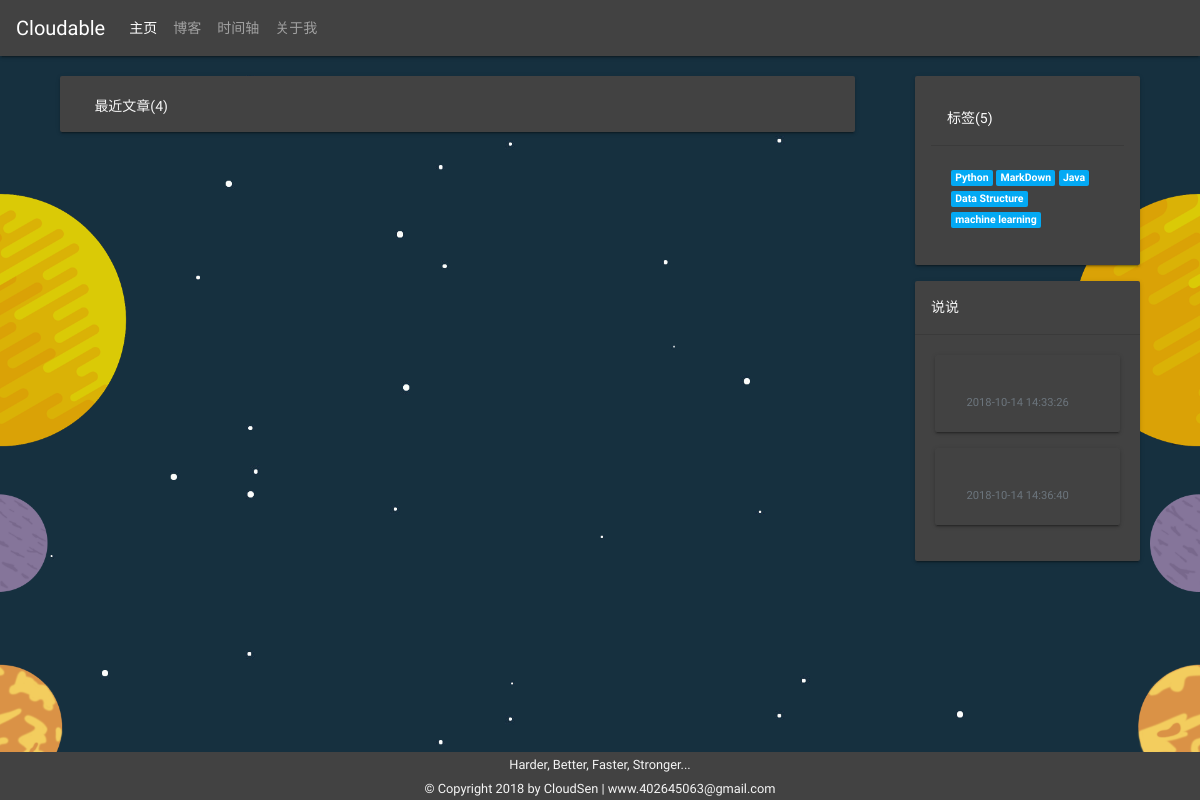
The page /cloudsen_blog/blog/ on the database as committed earlier.
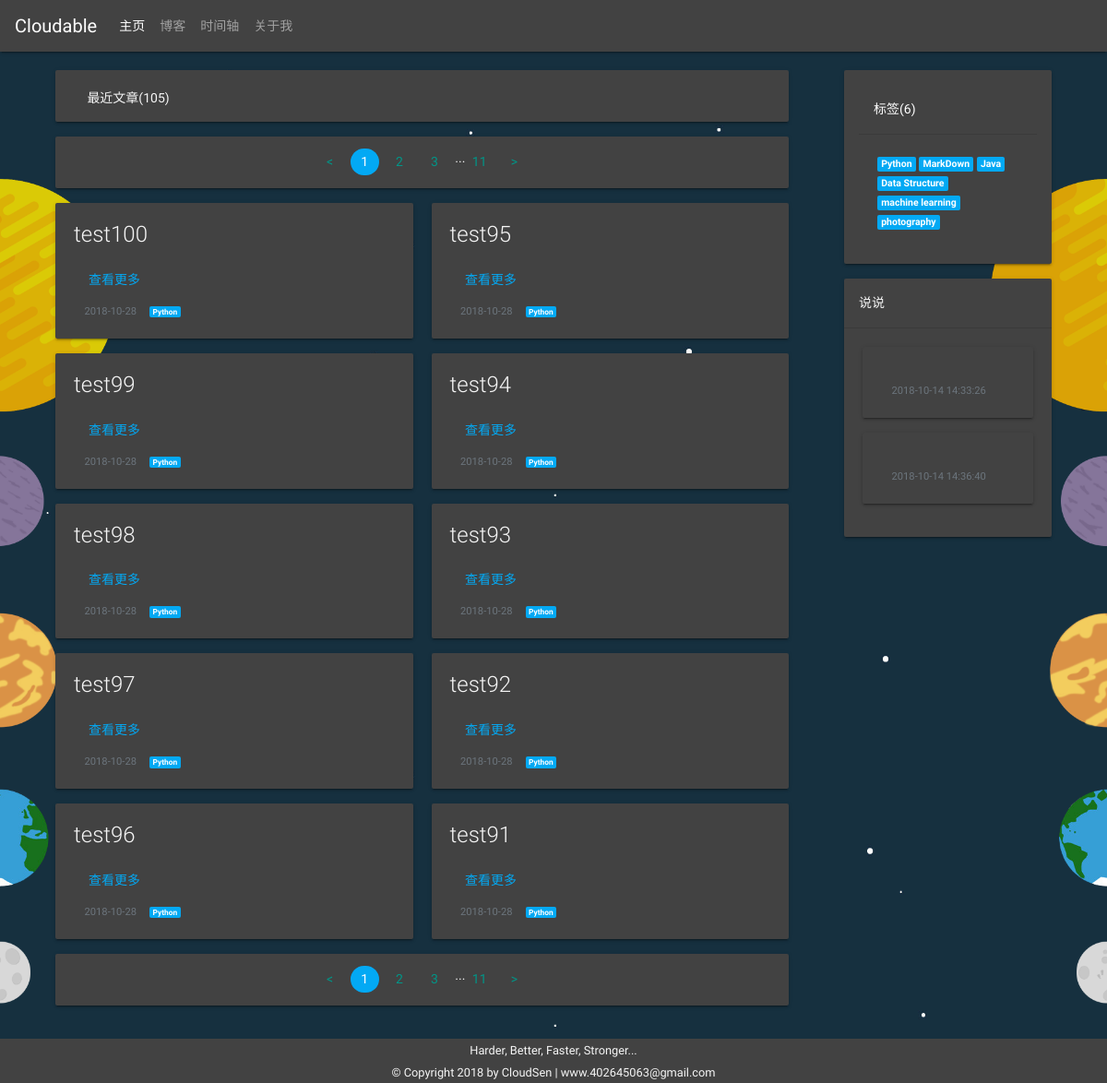
The same page on the database as committed later.
### cloudsen_blog/models.py (models this page shows, shortened)
class Tag(models.Model):
    name = models.CharField(max_length=30)
    description = models.CharField(max_length=200, default='Please input description')
    create_time = models.DateTimeField(auto_now_add=True)
    update_time = models.DateTimeField(auto_now=True)
    is_deleted = models.BooleanField(default=False)

class MyIdea(models.Model):
    author = models.ForeignKey(User, db_constraint=False, on_delete=models.DO_NOTHING)
    content = MarkdownxField()
    create_time = models.DateTimeField(auto_now_add=True)
    update_time = models.DateTimeField(auto_now=True)
    is_deleted = models.BooleanField(default=False)
    @property
    def formatted_markdown(self):
        return markdownify(self.content)

class Article(models.Model):
    COLOR_THEME = [
        ('text-muted', 'gray color'),
        ('text-light', 'white color '),
        ('text-dark', 'black color'),
    ]
    title = models.CharField(max_length=50)
    author = models.ForeignKey(User, db_constraint=False, on_delete=models.DO_NOTHING)
    tag = models.ForeignKey(Tag, db_constraint=False, on_delete=models.DO_NOTHING)
    card_type = models.ForeignKey(CardType, db_constraint=False, on_delete=models.DO_NOTHING)
    preview_pic_url = models.CharField(max_length=500, null=True, blank=True)
    text_color = models.CharField(max_length=30, choices=COLOR_THEME, default='gray')
    content = MarkdownxField()
    summary = MarkdownxField(blank=True, null=True)
    create_time = models.DateTimeField(auto_now_add=True)
    update_time = models.DateTimeField(auto_now=True)
    is_deleted = models.BooleanField(default=False)
    @property
    def formatted_summary(self):
        return markdownify(self.summary)

### cloudsen_blog/views.py (the view)
# urls.py: path('blog/', views.go_blog_page, name='go_blog_page'),
def go_blog_page(request: HttpRequest):
    page_num = request.GET.get('page_num', 1)
    page, page_range = page_latest_2_month_articles(page_num)
    context = {
        'page_range': page_range,
        'page': page,
        'tags': list_all_tags(),
        'ideas': list_all_my_idea()}
    return render(request, 'cloudsen_blog/blog/blog.html', context)

### cloudsen_blog/views.py (called while the page is built)
def page_latest_2_month_articles(page_number: int = 1):
    latest_2_month_date = timezone.now() - timezone.timedelta(days=60)
    latest_articles = models.Article.objects.filter(update_time__gte=latest_2_month_date).order_by('-update_time')
    return paginate_data(latest_articles, 10, page_number)

def list_all_tags():
    return models.Tag.objects.all()

def list_all_my_idea():
    return models.MyIdea.objects.all()

def paginate_data(source_data, per_page: int, page_number: int):
    paginator = Paginator(source_data, per_page)
    page = paginator.get_page(page_number)
    page_range = [x for x in range(page.number - 2, page.number + 3) if 0 < x <= page.paginator.num_pages]
    if page_range[0] - 1 >= 2:
        page_range.insert(0, '...')
    if page.paginator.num_pages - page_range[-1] >= 2:
        page_range.append('...')
    if page_range[0] != 1:
        page_range.insert(0, 1)
    if page_range[-1] != page.paginator.num_pages:
        page_range.append(page.paginator.num_pages)
    return page, page_range

### cloudsen_blog/templates/cloudsen_blog/blog/blog.html (shortened to what this page needs)
{% extends 'cloudsen_blog/common-templates/base.html' %}
{% load staticfiles %}
{% block body %}
    <div class="container">
        <div class="row">
            <article class="col-lg-9 col-md-12 col-sm-12">
                <div class="container">
                    <div class="row mb-3">
                        <div class="col-sm-12">
                            <div class="card bg-dark text-light" style="height: 56px;">
                                <div class="card-body">
                                    <p class="card-title">
                                        <i class="material-icons icon-size-small">&#xE865;</i>
                                        最近文章({{ page.paginator.count }})
                                    </p>
                                </div>
                            </div>
                        </div>
                    </div>
                    {% include 'cloudsen_blog/common-templates/paginator.html' %}
                    {% include 'cloudsen_blog/common-templates/article-card-list.html' %}
                    {% include 'cloudsen_blog/common-templates/paginator.html' %}
                </div>
            </article>
            <aside class="col-lg-3 col-md-12 col-sm-12">
                <div class="container-fluid mb-3">
                    <div class="row mb-3">
                        <div class="col-lg-12 col-md-12 col-sm-12">
                            <div class="card text-white bg-dark p-3" style="width: 100%;">
                                <div class="card-header">标签({{ tags.count }})</div>
                                <div class="card-body">
                                    {% for tag in tags %}
                                        <a href="#" class="badge badge-info">{{ tag.name }}</a>
                                    {% endfor %}
                                </div>
                            </div>
                        </div>
                    </div>
                    <div class="row">
                        <div class="col-lg-12 col-md-12 d-lg-block d-none d-md-none d-sm-none">
                            <div class="card text-light text-left bg-dark mb-3">
                                <div class="card-header">
                                    说说
                                </div>
                                <div class="card-body">
                                    {% for idea in ideas %}
                                        <div class="card bg-dark text-light text-left mb-3">
                                            <div class="card-body">
                                                <p class="card-text">
                                                    <small class="text-muted">
                                                        <i class="material-icons icon-size-small">&#xE192;</i>
                                                        {{ idea.update_time|date:'Y-m-d H:i:s' }}
                                                    </small>
                                                </p>
                                            </div>
                                        </div>
                                    {% endfor %}
                                </div>
                            </div>
                        </div>
                    </div>
                </div>
            </aside>
        </div>
    </div>
{% endblock %}
{% block extension-of-header %}
    <link rel="stylesheet" href="{% static 'cloudsen_blog/css/blog.css' %}"/>
{% endblock %}

### cloudsen_blog/templates/cloudsen_blog/common-templates/base.html (shortened to what this page needs)
{% load staticfiles %}
<!doctype html>
<html lang="en">
<head>
    <link rel="stylesheet"
          href="{% static '/redqueen/css/bootstrap-material-design/bootstrap-material-design.min.css' %}">
    <link rel="stylesheet"
          href="{% static '/redqueen/css/bootstrap-material-design/bootstrap-material-fonts-icons.css' %}">
    <link rel="stylesheet" href="{% static '/cloudsen_blog/css/base.css' %}">
    <link rel="stylesheet" href="{% static '/redqueen/css/markdown/github-markdown.css' %}">
    {% block extension-of-header %}{% endblock %}
</head>
<body>
{% include  'cloudsen_blog/common-templates/header.html' %}
<main class="container-fluid" role="main">
    <div class="row" style="height: 56px;">
        <div class="col-sm-12 col-md-12 col-lg-12"></div>
    </div>
    <div class="row" style="height: 20px;">
        <div class="col-sm-12 col-md-12 col-lg-12">
        </div>
    </div>
    {% block body %}{% endblock %}
    <div class="row" style="height: 20px;">
        <div class="col-sm-12 col-md-12 col-lg-12">
        </div>
    </div>
</main>
{% include  'cloudsen_blog/common-templates/footer.html' %}
</body>
</html>

### cloudsen_blog/templates/cloudsen_blog/common-templates/header.html (shortened to what this page needs)
<header class="container-fluid">
    <nav class="navbar navbar-expand-md navbar-dark bg-dark fixed-top" style="z-index: 999">
        <a class="navbar-brand mb-0 h1" href="{% url 'go_cloudsen_home' %}">Cloudable</a>
        <div class="collapse navbar-collapse" id="navbarSupportedContent">
            <ul class="navbar-nav mr-auto">
                <li class="nav-item active">
                    <a class="nav-link" href="{% url 'go_cloudsen_home' %}">主页 </a>
                </li>
                <li class="nav-item">
                    <a class="nav-link" href="{% url 'go_blog_page' %}">博客</a>
                </li>
                <li class="nav-item">
                    <a class="nav-link" href="#">时间轴</a>
                </li>
                <li class="nav-item">
                    <a class="nav-link" href="#">关于我</a>
                </li>
            </ul>
        </div>
    </nav>
</header>

### cloudsen_blog/templates/cloudsen_blog/common-templates/paginator.html (shortened to what this page needs)
{% if page.paginator.num_pages > 1 %}
    <div class="row mb-3">
        <div class="col-sm-12">
            <div class="card bg-dark text-light ">
                <div class="card-body" style="height: 56px; padding: 13px;">
                    <nav aria-label="paginate some data" class="bg-dark text-light">
                        <ul class="pagination pagination-sm justify-content-center">
                            <li class="page-item">
                                {% if page.has_previous %}
                                    <a class="page-link"
                                       href="?page_num={{ page.previous_page_number }}"
                                       aria-label="Previous">
                                        <span aria-hidden="true">&lt;</span>
                                        <span class="sr-only">Previous</span>
                                    </a>
                                {% else %}
                                    <a class="page-link" href="javascript:void(0);"
                                       aria-label="Previous">
                                        <span aria-hidden="true">&lt;</span>
                                    </a>
                                {% endif %}
                            </li>
                            {% for page_number in page_range %}
                                {% if page.number == page_number %}
                                    <li class="page-item active">
                                        <a class="page-link bg-info"
                                           href="?page_num={{ page_number }}">{{ page_number }}</a>
                                    </li>
                                {% elif  page_number == '...' %}
                                    <li class="page-item">...</li>
                                {% else %}
                                    <li class="page-item">
                                        <a class="page-link"
                                           href="?page_num={{ page_number }}">{{ page_number }}</a>
                                    </li>
                                {% endif %}
                            {% endfor %}
                            <li class="page-item">
                                {% if page.has_next %}
                                    <a class="page-link"
                                       href="?page_num={{ page.next_page_number }}"
                                       aria-label="Next">
                                        <span aria-hidden="true">&gt;</span>
                                    </a>
                                {% else %}
                                    <a class="page-link" href="javascript:void(0);"
                                       aria-label="Next">
                                        <span aria-hidden="true">&gt;</span>
                                        <span class="sr-only">Next</span>
                                    </a>
                                {% endif %}
                            </li>
                        </ul>
                    </nav>
                </div>
            </div>
        </div>
    </div>
{% endif %}

### cloudsen_blog/templates/cloudsen_blog/common-templates/article-card-list.html (shortened to what this page needs)
<div class="row">
    <div class="col-sm-12">
        <div class="card-columns">
            {% for article in page.object_list %}
                <div class="card bg-dark mb-3 {{ article.text_color }}" style="width: 100%;">
                    {% if article.card_type.pk == 1 %}
                        <img class="card-img card-img-full-width" src="{{ article.preview_pic_url }}" alt="image background">
                        <div class="card-img-overlay {{ article.text_color }}">
                            <h5 class="card-title">{{ article.title }}</h5>
                            <p class="card-text">
                                {{ article.formatted_summary|safe|truncatechars_html:200 }}
                            </p>
                            <p class="card-text">
                                <small>
                                    <i class="material-icons icon-size-small">&#xE192;</i>
                                    {{ article.update_time|date:'Y-m-d' }}
                                    <i class="material-icons icon-size-small">&#xE54E;</i>
                                    <a href="#" class="badge badge-info">{{ article.tag.name }}</a>
                                </small>
                            </p>
                        </div>
                    {% elif article.card_type.pk == 2 %}
                        <img class="card-img card-img-full-width" src="{{ article.preview_pic_url }}" alt="image">
                    {% elif article.card_type.pk == 4 %}
                        <div class="card-body">
                            <h5 class="card-title">{{ article.title }}</h5>
                            <a href="{% url 'go_article_detail' article.pk %}" class="btn btn-info">
                                查看更多
                            </a>
                            <p class="card-text">
                                <small class="text-muted">
                                    <i class="material-icons icon-size-small">&#xE192;</i>
                                    {{ article.update_time|date:'Y-m-d' }}
                                    <i class="material-icons icon-size-small">&#xE54E;</i>
                                    <a href="#" class="badge badge-info">{{ article.tag.name }}</a>
                                </small>
                            </p>
                        </div>
                    {% endif %}
                </div>
            {% endfor %}
        </div>
    </div>
</div>

### cloudsen_blog/templates/cloudsen_blog/common-templates/footer.html
<footer class="container-fluid footer text-center bg-dark text-light">
    <div class="row">
        <div class="col-sm-12 col-md-12">
            <small>Harder, Better, Faster, Stronger...</small>
        </div>
    </div>
    <div class="row">
        <div class="col-sm-12 col-md-12 col-lg-12 d-none d-sm-block d-md-block d-lg-block">
            <small>© Copyright 2018 by CloudSen | www.402645063@gmail.com </small>
        </div>
    </div>
</footer>

### cloudsen_blog/static/cloudsen_blog/css/base.css (style rules this page uses)
html { height: 100%; }
body { height: 100%; display: flex; flex-direction: column; }
main { flex: 1 0 auto; }
footer { flex: 0 0 auto; }
.icon-size-small { position: relative; top: 1px; display: inline-block; font-size: 100%; font-weight: 400; line-height: 1; -webkit-font-smoothing: antialiased; -moz-osx-font-smoothing: grayscale; }

### cloudsen_blog/static/cloudsen_blog/css/blog.css (style rules this page uses)
body { background: url("../imgs/wallpaper-blog.png") repeat #000; background-size: cover; }
@media (min-width: 576px) { .card-columns { column-count: 2; } }
@media (min-width: 768px) { .card-columns { column-count: 2; } }
@media (min-width: 992px) { .card-columns { column-count: 2; } }
@media (min-width: 1200px) { .card-columns { column-count: 2; } }

Rows that differ between the two databases and show on the page:
added Article: title "test100", update_time "2018-10-28", tag.name "Python"
added Article: title "test99", update_time "2018-10-28", tag.name "Python"
added Article: title "test98", update_time "2018-10-28", tag.name "Python"
added Article: title "test97", update_time "2018-10-28", tag.name "Python"
added Article: title "test96", update_time "2018-10-28", tag.name "Python"
added Article: title "test95", update_time "2018-10-28", tag.name "Python"
added Article: title "test94", update_time "2018-10-28", tag.name "Python"
added Article: title "test93", update_time "2018-10-28", tag.name "Python"
added Article: title "test92", update_time "2018-10-28", tag.name "Python"
added Article: title "test91", update_time "2018-10-28", tag.name "Python"
added Tag: name "photography"
Other text that changed with them:
{{ page.paginator.count }}: "4" → "105"
{{ tags.count }}: "5" → "6"
new list line: "1"
new list line: "2"
new list line: "3"
new list line: "11"
